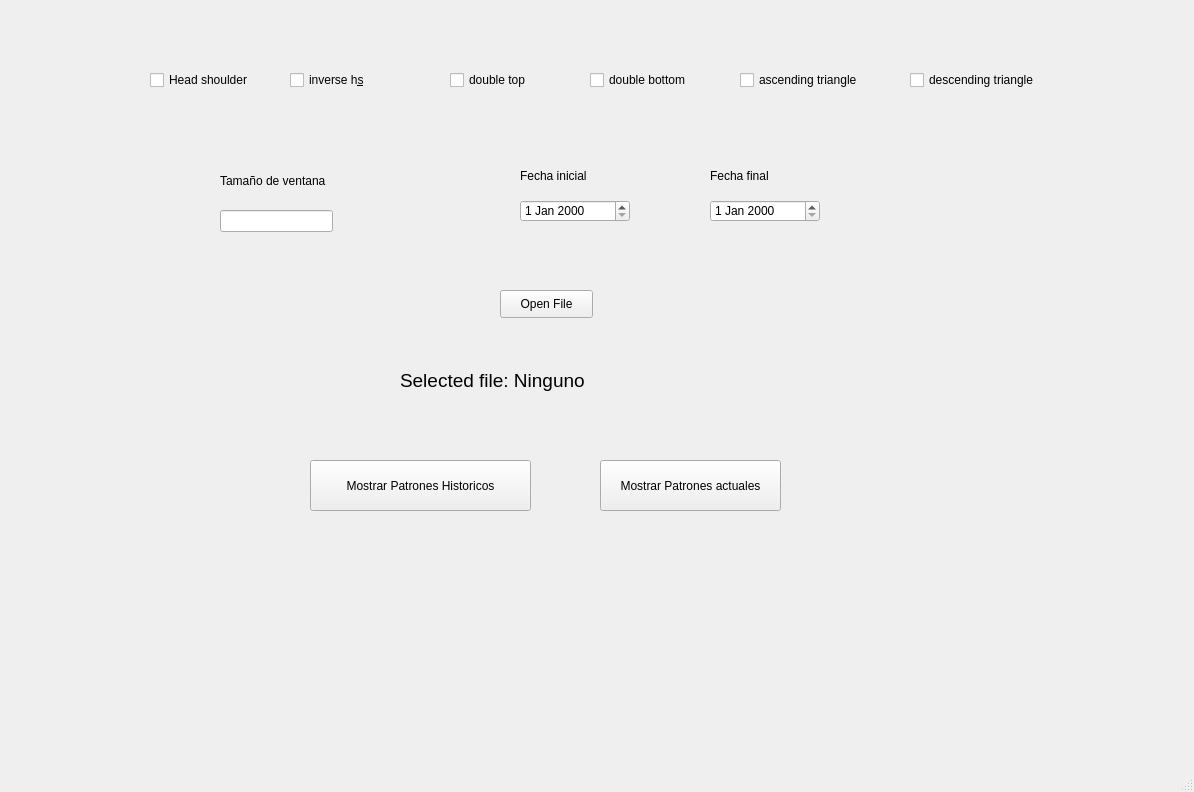
<?xml version="1.0" encoding="UTF-8"?>
<ui version="4.0">
 <class>MainWindow</class>
 <widget class="QMainWindow" name="MainWindow">
  <property name="geometry">
   <rect>
    <x>0</x>
    <y>0</y>
    <width>1194</width>
    <height>792</height>
   </rect>
  </property>
  <property name="windowTitle">
   <string>MainWindow</string>
  </property>
  <widget class="QWidget" name="centralwidget">
   <widget class="QCheckBox" name="headshoulder">
    <property name="geometry">
     <rect>
      <x>150</x>
      <y>70</y>
      <width>111</width>
      <height>20</height>
     </rect>
    </property>
    <property name="text">
     <string>Head shoulder</string>
    </property>
   </widget>
   <widget class="QCheckBox" name="inversehs">
    <property name="geometry">
     <rect>
      <x>290</x>
      <y>70</y>
      <width>141</width>
      <height>20</height>
     </rect>
    </property>
    <property name="text">
     <string>inverse h&amp;s</string>
    </property>
   </widget>
   <widget class="QCheckBox" name="doubletop">
    <property name="geometry">
     <rect>
      <x>450</x>
      <y>70</y>
      <width>121</width>
      <height>20</height>
     </rect>
    </property>
    <property name="text">
     <string>double top</string>
    </property>
   </widget>
   <widget class="QCheckBox" name="doublebottom">
    <property name="geometry">
     <rect>
      <x>590</x>
      <y>70</y>
      <width>111</width>
      <height>20</height>
     </rect>
    </property>
    <property name="text">
     <string>double bottom</string>
    </property>
   </widget>
   <widget class="QCheckBox" name="ascendingtriangle">
    <property name="geometry">
     <rect>
      <x>740</x>
      <y>70</y>
      <width>141</width>
      <height>20</height>
     </rect>
    </property>
    <property name="text">
     <string>ascending triangle</string>
    </property>
   </widget>
   <widget class="QCheckBox" name="descendingtriangle">
    <property name="geometry">
     <rect>
      <x>910</x>
      <y>70</y>
      <width>141</width>
      <height>20</height>
     </rect>
    </property>
    <property name="text">
     <string>descending triangle</string>
    </property>
   </widget>
   <widget class="QLineEdit" name="windowsize">
    <property name="geometry">
     <rect>
      <x>220</x>
      <y>210</y>
      <width>113</width>
      <height>22</height>
     </rect>
    </property>
    <property name="text">
     <string/>
    </property>
   </widget>
   <widget class="QLabel" name="label">
    <property name="geometry">
     <rect>
      <x>220</x>
      <y>165</y>
      <width>131</width>
      <height>31</height>
     </rect>
    </property>
    <property name="text">
     <string>Tamaño de ventana</string>
    </property>
   </widget>
   <widget class="QDateEdit" name="initialdate">
    <property name="geometry">
     <rect>
      <x>520</x>
      <y>200</y>
      <width>110</width>
      <height>22</height>
     </rect>
    </property>
   </widget>
   <widget class="QDateEdit" name="enddate">
    <property name="geometry">
     <rect>
      <x>710</x>
      <y>200</y>
      <width>110</width>
      <height>22</height>
     </rect>
    </property>
   </widget>
   <widget class="QLabel" name="label_2">
    <property name="geometry">
     <rect>
      <x>520</x>
      <y>160</y>
      <width>101</width>
      <height>31</height>
     </rect>
    </property>
    <property name="text">
     <string>Fecha inicial</string>
    </property>
   </widget>
   <widget class="QLabel" name="label_3">
    <property name="geometry">
     <rect>
      <x>710</x>
      <y>160</y>
      <width>111</width>
      <height>31</height>
     </rect>
    </property>
    <property name="text">
     <string>Fecha final</string>
    </property>
   </widget>
   <widget class="QPushButton" name="openfilebtn">
    <property name="geometry">
     <rect>
      <x>500</x>
      <y>290</y>
      <width>93</width>
      <height>28</height>
     </rect>
    </property>
    <property name="text">
     <string>Open File</string>
    </property>
   </widget>
   <widget class="QLabel" name="selectedfile">
    <property name="geometry">
     <rect>
      <x>400</x>
      <y>350</y>
      <width>481</width>
      <height>61</height>
     </rect>
    </property>
    <property name="font">
     <font>
      <pointsize>14</pointsize>
     </font>
    </property>
    <property name="text">
     <string>Selected file: Ninguno</string>
    </property>
   </widget>
   <widget class="QPushButton" name="historicpatternsbtn">
    <property name="geometry">
     <rect>
      <x>310</x>
      <y>460</y>
      <width>221</width>
      <height>51</height>
     </rect>
    </property>
    <property name="text">
     <string>Mostrar Patrones Historicos</string>
    </property>
   </widget>
   <widget class="QPushButton" name="currentpatternsbtn">
    <property name="geometry">
     <rect>
      <x>600</x>
      <y>460</y>
      <width>181</width>
      <height>51</height>
     </rect>
    </property>
    <property name="text">
     <string>Mostrar Patrones actuales</string>
    </property>
   </widget>
  </widget>
  <widget class="QMenuBar" name="menubar">
   <property name="geometry">
    <rect>
     <x>0</x>
     <y>0</y>
     <width>1194</width>
     <height>26</height>
    </rect>
   </property>
  </widget>
  <widget class="QStatusBar" name="statusbar"/>
 </widget>
 <resources/>
 <connections/>
</ui>
